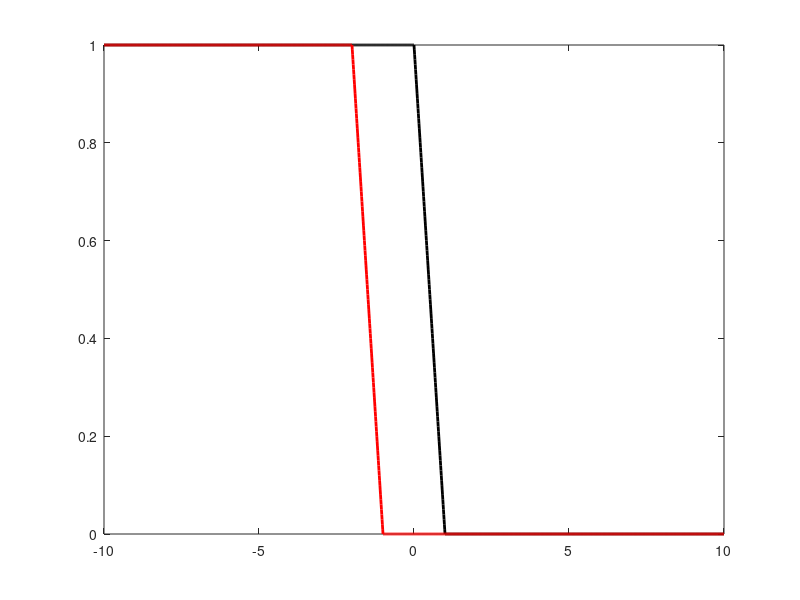

MATLAB code to generate this figure: (Note: this script raises an error after producing the figure.)
close all
%initialize function
dx = 0.01;
X = -10:dx:10;
dt = 0.01;
T = 2;
timespan = T/dt;
time = 0:dt:T;
U = zeros(length(time),length(X));
for i=1:length(X)
    k=X(i);
    if(k<=0)
        U(1,i)=1;
    end
    if(k>0&&k<=1)
        U(1,i) = 1-k;
    end
    if(k>1)
        U(1,i)=0;
    end
end

lambda = -dt/dx;

%scheme
for j=1:length(time)-1
   % t = time(j);
    for i=1:length(X)-1
      %  x = X(i);
        U(j+1,i) = U(j,i)*(1+lambda) - lambda*U(j,i+1);
    end
    U(j+1,end) = U(j,end);
end

plot(X,U(1,:),'k','Linewidth',2)
hold on
plot(X,U(end,:),'r','Linewidth',2)
ax = gca;
ax.XAxisLocation = 'origin';
ax.YAxisLocation = 'origin';
xlabel('Position')
ylabel('Time')
title('FTFS (c<0)')
xlim([-12 12])
ylim([-0.2 1.2])  % Adjust as necessary

line([10 10], ylim, 'Color', 'k', 'LineStyle', '--')
line([-10 -10], ylim, 'Color', 'k', 'LineStyle', '--')
legend('Initial at T=0','Final at T=2')
